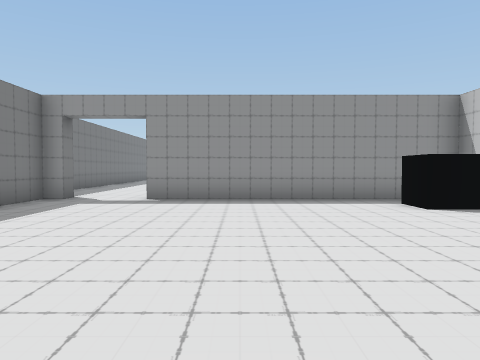
[1] (above)

16 first-person views from a walk through a Unity game level. The camera is 1.5 m above the floor, tilts 2° down and sees 70° across. The floor is counted in squares, 2 m on a side. Each view is taken from the middle of a square. On the plan, view 1 faces up. The plan holds only what a view shows up to about 11 squares ahead; the rest is blank. The place goes on beyond the plan. The player character is not drawn. Door leaves are left out, so doorways stand open.

[2]
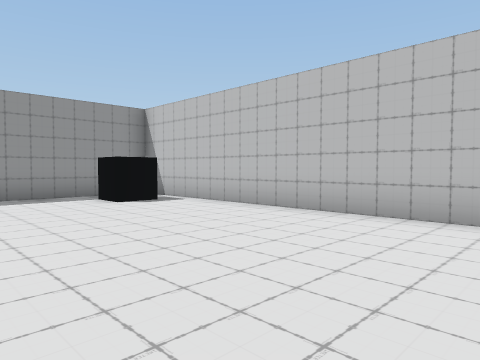

[3]
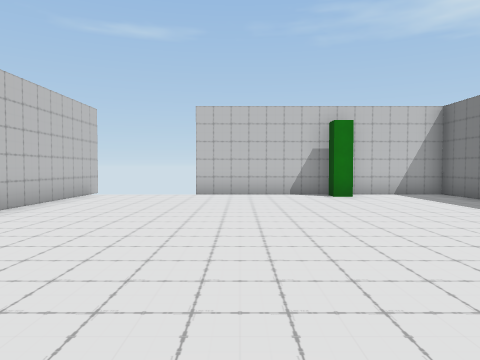

[4]
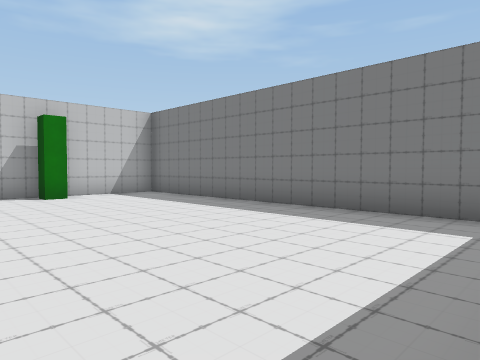

[5]
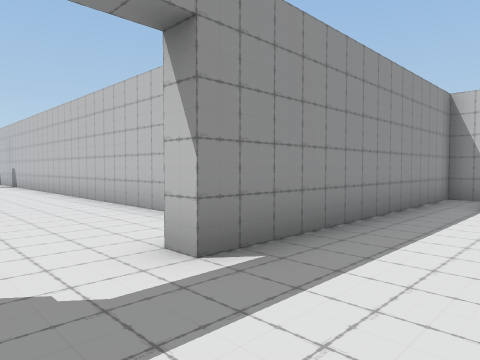

[6]
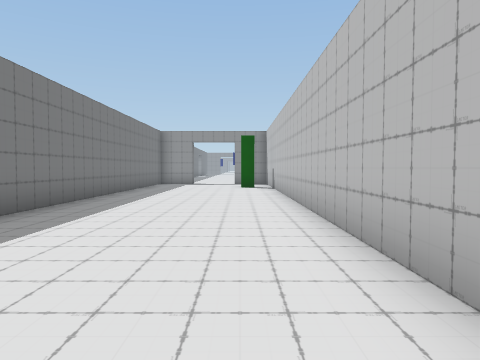

[7]
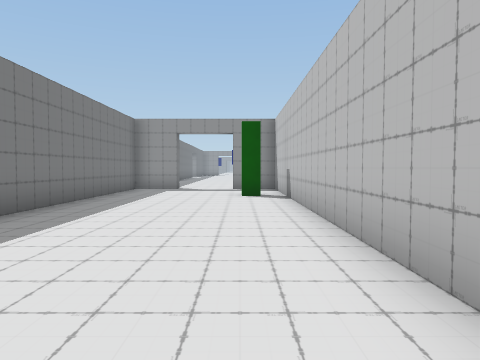

[8]
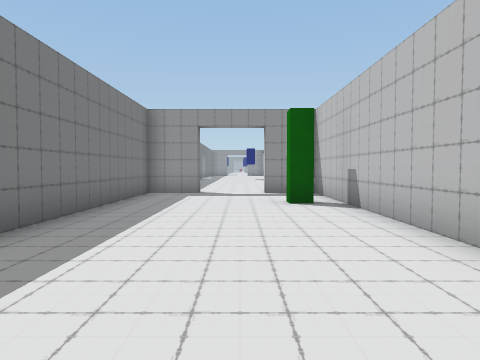

[9]
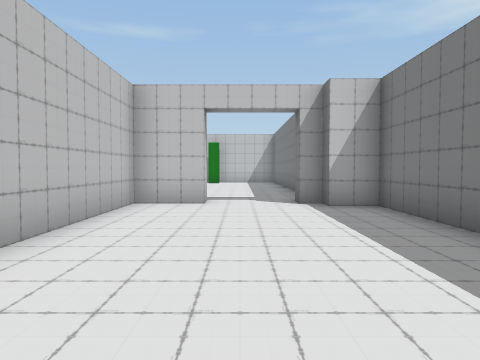

[10]
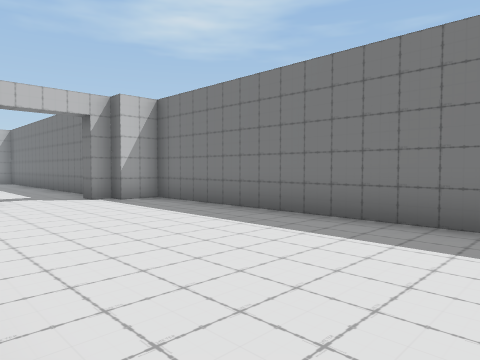

[11]
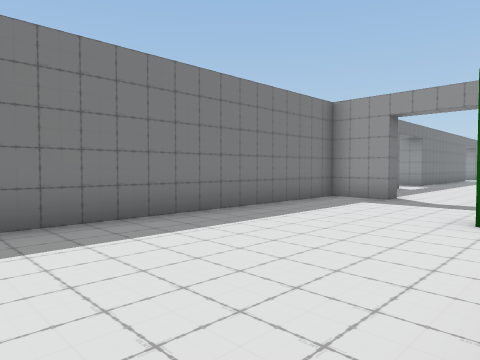

[12]
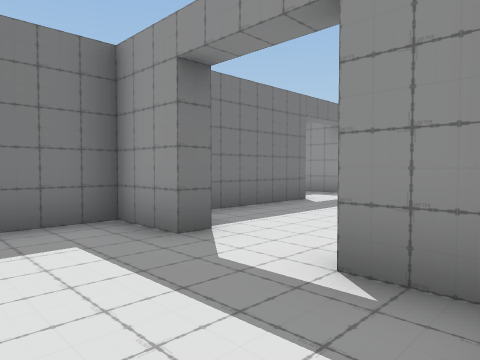

[13]
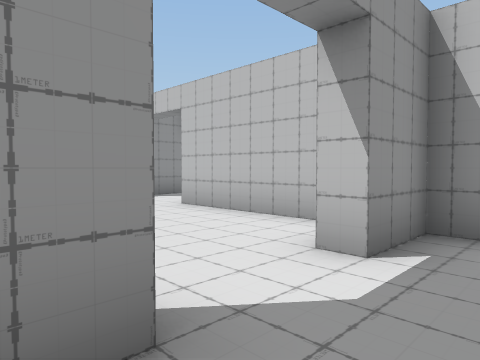

[14]
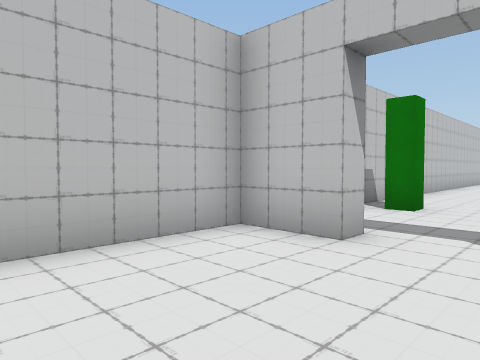

[15]
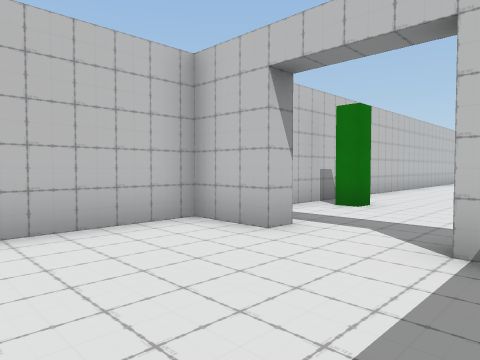

[16]
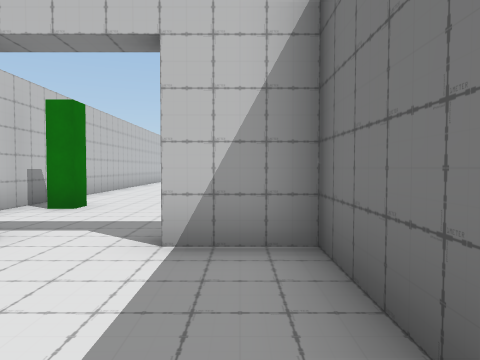

### Floor plan
Points are (right, up) in squares from view 1. A wall is a line through its corners. A room is listed if a view was taken in it or the views show most of it. See-through windows are left out.
Room 1 (views 1, 2, 3, 4, 5)
walls: (4.5, 6.2) (3.4, 6.2) (3.4, 7.2); (-2, -0.9) (-1.5, -0.9) (-1.5, -1.5); (5.3, -2.2) (5.3, 8.2) (-2.2, 8.2); (-4.2, 8.2) (-4.8, 8.2); (-4.8, 9.3) (-4.8, -1.7) (2.2, -1.7)
ways out: opening at (-3.5, 8) to room 2; gap at (2, -2)
Room 2 (views 6, 7, 8, 9, 10, 11, 12, 13)
walls: (-1.4, 22.2) (-2, 22.2) (-2, 22.7) (-1.4, 22.7); (-4.9, 8.8) (-4.2, 8.8) (-4.2, 8.2); (-4.2, 25.7) (-4.2, 25.3) (-5.7, 25.3) (-5.7, 9.3) (-4.8, 9.3); (-2.2, 8.2) (-2.2, 8.8) (-0.7, 8.8) (-0.7, 25.3) (-2.2, 25.3)
ways out: opening at (-3.5, 8) to room 1; opening at (-3.5, 25) to room 3
Room 3 (views 14, 15, 16)
walls: (-2.2, 25.3) (-2.2, 25.7) (-0.7, 25.7) (-0.7, 29.5); (-5.7, 29.5) (-5.7, 25.7) (-4.2, 25.7)
ways out: opening at (-3.5, 25) to room 2

Where each view was taken, in squares from view 1:
view 1: 0 up, 0 right, facing up
view 2: 1 down, 0 right, facing up-right
view 3: 8 up, 1 right, facing down
view 4: 8 up, 1 right, facing down-left
view 5: 6 up, 4 left, facing up-right
view 6: 9 up, 2 left, facing up
view 7: 13 up, 2 left, facing up
view 8: 15 up, 3 left, facing up
view 9: 16 up, 3 left, facing down
view 10: 17 up, 1 left, facing down-left
view 11: 17 up, 1 left, facing up-left
view 12: 23 up, 1 left, facing up-left
view 13: 24 up, 5 left, facing up-right
view 14: 29 up, 4 left, facing down-right
view 15: 29 up, 5 left, facing down-right
view 16: 29 up, 5 left, facing down
